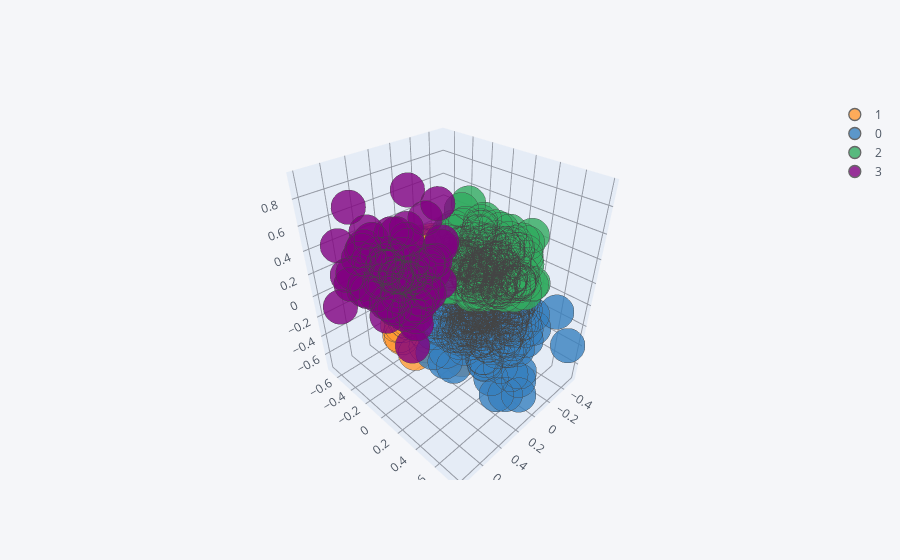

The notebook cell this image was saved under:
### Code cell
Xm.iplot(kind='scatter3d',x=0,y=1,z=2,mode='markers',categories='cl_kme')
sns.kdeplot(data=Xm,x=0,y=1,fill=True,hue='cl_kme')

### Figure 1 — Plotly figure (JSON) as saved in the notebook; plotly's stock layout.template omitted (floating-point values rounded to 4 significant figures; data arrays with more than 128 entries replaced by an {"elided": "..."} marker saying what was removed)
{"data": [{"marker": {"color": "rgba(255, 153, 51, 1.0)", "line": {"width": 1.3}, "opacity": 0.8, "size": 12, "symbol": "circle"}, "mode": "markers", "name": "1", "textfont": {"color": "#4D5663"}, "type": "scatter3d", "x": {"elided": "366 float values"}, "y": {"elided": "366 float values"}, "z": {"elided": "366 float values"}}, {"marker": {"color": "rgba(55, 128, 191, 1.0)", "line": {"width": 1.3}, "opacity": 0.8, "size": 12, "symbol": "circle"}, "mode": "markers", "name": "0", "textfont": {"color": "#4D5663"}, "type": "scatter3d", "x": {"elided": "282 float values"}, "y": {"elided": "282 float values"}, "z": {"elided": "282 float values"}}, {"marker": {"color": "rgba(50, 171, 96, 1.0)", "line": {"width": 1.3}, "opacity": 0.8, "size": 12, "symbol": "circle"}, "mode": "markers", "name": "2", "textfont": {"color": "#4D5663"}, "type": "scatter3d", "x": {"elided": "269 float values"}, "y": {"elided": "269 float values"}, "z": {"elided": "269 float values"}}, {"marker": {"color": "rgba(128, 0, 128, 1.0)", "line": {"width": 1.3}, "opacity": 0.8, "size": 12, "symbol": "circle"}, "mode": "markers", "name": "3", "textfont": {"color": "#4D5663"}, "type": "scatter3d", "x": [0.5662, 0.3011, 0.4837, 0.7138, 0.2997, 0.5423, 0.2113, 0.5906, 0.2406, 0.7105, 0.8041, 0.4404, 0.1157, 0.357, 0.4336, 0.3972, 0.1974, 0.6568, 0.3176, 0.3085, 0.4571, 0.2927, 0.6244, 0.6122, 0.309, 0.4897, 0.04801, 0.4343, 0.4524, 0.3391, 0.1396, 0.0885, 0.2639, 0.5517, 0.3626, 0.2214, 0.3726, 0.5301, 0.594, 0.3965, 0.2629, 0.2522, 0.227, 0.46, 0.5063, 0.3958, 0.7332, 0.2926, 0.6198, 0.2787, 0.765, 0.17, 0.3115, 0.3125, 0.4015, 0.2343, 0.4834, 0.2906, 0.2235, 0.3378, 0.3747, 0.2759, 0.4711, 0.1577, 0.5072, 0.3654, 0.6389, 0.4718, 0.4046, 0.427, 0.323, 0.4687, 0.2452, 0.5602, 0.4195, 0.3274, 0.3259, 0.2851, 0.3178, 0.2242, 0.4968, 0.607, 0.2543], "y": [-0.333, -0.1548, -0.2992, -0.5862, -0.23, -0.6188, -0.6122, -0.5882, -0.5975, -0.09161, 0.3821, -0.00826, -0.06988, -0.03437, -0.4223, -0.01722, -0.01777, -0.05407, 0.1139, -0.3997, -0.1456, -0.4008, -0.64, 0.2729, -0.2214, -0.299, -0.6863, -0.2388, -0.6552, -0.4191, -0.05848, -0.5002, -0.2474, 0.1241, 0.05308, -0.1094, -0.6878, -0.02687, -0.4102, -0.6848, -0.07355, -0.01756, -0.6407, -0.2375, -0.004494, -0.5519, -0.08806, -0.3158, -0.3236, -0.519, -0.3208, -0.4616, -0.232, -0.568, -0.07312, -0.09564, 0.03494, -0.4008, -0.02759, -0.6221, -0.2853, 0.005415, -0.2503, -0.4018, -0.118, 0.04324, -0.05334, 0.02432, -0.6791, 0.001437, -0.1389, -0.6741, -0.5905, -0.007052, -0.3289, -0.5828, -0.3791, -0.2465, -0.05321, -0.1006, -0.06982, 0.01714, -0.1731], "z": [0.6051, 0.2029, 0.3088, -0.08614, 0.1504, 0.1298, 0.1139, 0.06591, 0.05528, 0.5193, 0.1883, 0.09947, 0.4554, 0.1586, 0.3375, 0.124, 0.7933, 0.2063, 0.2884, 0.08777, 0.4094, 0.08981, 0.3983, 0.376, 0.5774, -0.1413, 0.2606, 0.3939, 0.2104, 0.1153, 0.4339, 0.2969, 0.1853, 0.06431, 0.1887, 0.3219, 0.2689, 0.3686, 0.1025, 0.2434, 0.6931, 0.3711, 0.07553, -0.05152, 0.09217, -0.1126, 0.5572, 0.1191, 0.145, 0.1205, 0.3539, 0.211, 0.1548, -0.02182, 0.9331, 0.2921, 0.4858, 0.08272, 0.3644, 0.3453, 0.05383, 0.3058, -0.02686, 0.3102, 0.3489, 0.2113, 0.2057, 0.02912, -0.06471, 0.07913, 0.168, 0.6409, 0.06364, 0.3266, 0.3734, -0.03447, 0.4833, 0.1863, 0.2014, 0.3029, 0.01069, 0.2742, 0.2416]}], "layout": {"legend": {"bgcolor": "#F5F6F9", "font": {"color": "#4D5663"}}, "paper_bgcolor": "#F5F6F9", "plot_bgcolor": "#F5F6F9", "scene": {"xaxis": {"gridcolor": "#9499A3", "showgrid": true, "tickfont": {"color": "#4D5663"}, "title": {"font": {"color": "#4D5663"}, "text": ""}, "zerolinecolor": "#9499A3"}, "yaxis": {"gridcolor": "#9499A3", "showgrid": true, "tickfont": {"color": "#4D5663"}, "title": {"font": {"color": "#4D5663"}, "text": ""}, "zerolinecolor": "#9499A3"}, "zaxis": {"gridcolor": "#9499A3", "showgrid": true, "tickfont": {"color": "#4D5663"}, "title": {"font": {"color": "#4D5663"}, "text": ""}, "zerolinecolor": "#9499A3"}}, "title": {"font": {"color": "#4D5663"}}}}
